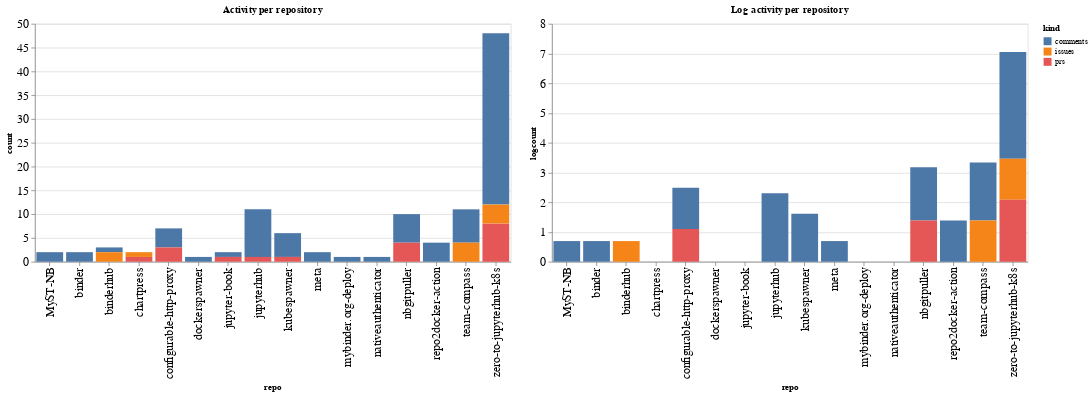

The code cell stored with this chart in its notebook:
### Code cell
ch1 = alt.Chart(repo_summaries, width=600, title="Activity per repository").mark_bar().encode(
    x='repo',
    y='count',
    color='kind',
    tooltip="kind"
)

ch2 = alt.Chart(repo_summaries, width=600, title="Log activity per repository").mark_bar().encode(
    x='repo',
    y='logcount',
    color='kind',
    tooltip="kind"
)

ch1 | ch2

### Figure 1 — Vega-Lite specification as saved in the notebook (floating-point values rounded to 4 significant figures)
{"config": {"axisLeft": {"labelFontSize": 15}, "axisBottom": {"labelFontSize": 15}}, "hconcat": [{"mark": "bar", "encoding": {"color": {"type": "nominal", "field": "kind"}, "tooltip": {"type": "nominal", "field": "kind"}, "x": {"type": "nominal", "field": "repo"}, "y": {"type": "quantitative", "field": "count"}}, "title": "Activity per repository", "width": 600}, {"mark": "bar", "encoding": {"color": {"type": "nominal", "field": "kind"}, "tooltip": {"type": "nominal", "field": "kind"}, "x": {"type": "nominal", "field": "repo"}, "y": {"type": "quantitative", "field": "logcount"}}, "title": "Log activity per repository", "width": 600}], "data": {"name": "data-68fe7001b391dd1156d66f541d73a4fb"}, "$schema": "https://vega.github.io/schema/vega-lite/v4.8.1.json", "datasets": {"data-68fe7001b391dd1156d66f541d73a4fb": [{"repo": "MyST-NB", "kind": "comments", "count": 2, "logcount": 0.6931}, {"repo": "binder", "kind": "comments", "count": 2, "logcount": 0.6931}, {"repo": "binderhub", "kind": "comments", "count": 1, "logcount": 0.0}, {"repo": "binderhub", "kind": "issues", "count": 2, "logcount": 0.6931}, {"repo": "chartpress", "kind": "issues", "count": 1, "logcount": 0.0}, {"repo": "chartpress", "kind": "prs", "count": 1, "logcount": 0.0}, {"repo": "configurable-http-proxy", "kind": "comments", "count": 4, "logcount": 1.386}, {"repo": "configurable-http-proxy", "kind": "prs", "count": 3, "logcount": 1.099}, {"repo": "dockerspawner", "kind": "comments", "count": 1, "logcount": 0.0}, {"repo": "jupyter-book", "kind": "comments", "count": 1, "logcount": 0.0}, {"repo": "jupyter-book", "kind": "prs", "count": 1, "logcount": 0.0}, {"repo": "jupyterhub", "kind": "comments", "count": 10, "logcount": 2.303}, {"repo": "jupyterhub", "kind": "prs", "count": 1, "logcount": 0.0}, {"repo": "kubespawner", "kind": "comments", "count": 5, "logcount": 1.609}, {"repo": "kubespawner", "kind": "prs", "count": 1, "logcount": 0.0}, {"repo": "meta", "kind": "comments", "count": 2, "logcount": 0.6931}, {"repo": "mybinder.org-deploy", "kind": "comments", "count": 1, "logcount": 0.0}, {"repo": "nativeauthenticator", "kind": "comments", "count": 1, "logcount": 0.0}, {"repo": "nbgitpuller", "kind": "comments", "count": 6, "logcount": 1.792}, {"repo": "nbgitpuller", "kind": "prs", "count": 4, "logcount": 1.386}, {"repo": "repo2docker-action", "kind": "comments", "count": 4, "logcount": 1.386}, {"repo": "team-compass", "kind": "comments", "count": 7, "logcount": 1.946}, {"repo": "team-compass", "kind": "issues", "count": 4, "logcount": 1.386}, {"repo": "zero-to-jupyterhub-k8s", "kind": "comments", "count": 36, "logcount": 3.584}, {"repo": "zero-to-jupyterhub-k8s", "kind": "issues", "count": 4, "logcount": 1.386}, {"repo": "zero-to-jupyterhub-k8s", "kind": "prs", "count": 8, "logcount": 2.079}]}}
